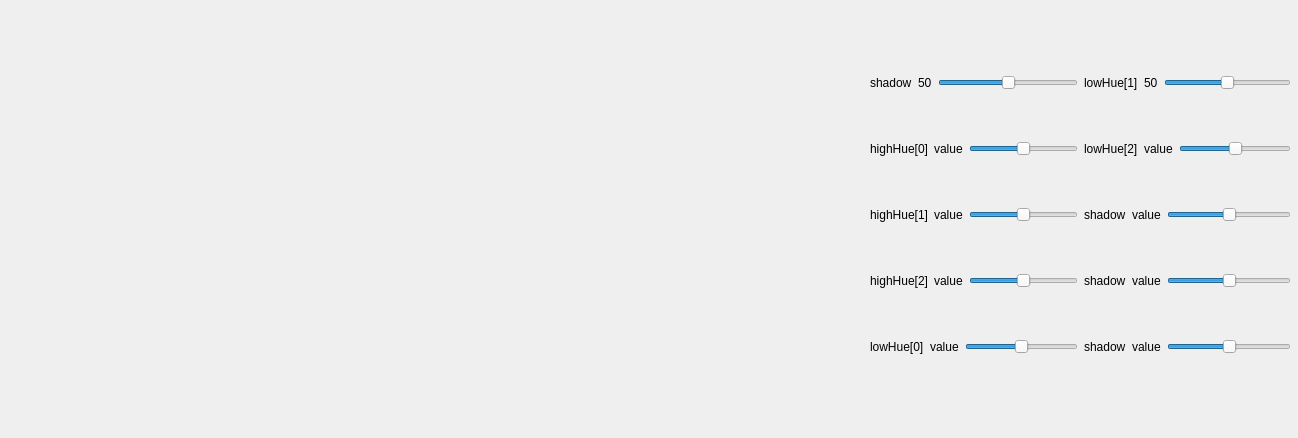
<?xml version="1.0" encoding="UTF-8"?>
<ui version="4.0">
 <class>secondWindow</class>
 <widget class="QWidget" name="secondWindow">
  <property name="geometry">
   <rect>
    <x>0</x>
    <y>0</y>
    <width>1298</width>
    <height>438</height>
   </rect>
  </property>
  <property name="windowTitle">
   <string>Form</string>
  </property>
  <widget class="QLabel" name="label">
   <property name="geometry">
    <rect>
     <x>100</x>
     <y>460</y>
     <width>521</width>
     <height>111</height>
    </rect>
   </property>
   <property name="text">
    <string>Janela auxiliar para vizualização de processos intermediários</string>
   </property>
  </widget>
  <widget class="QWidget" name="layoutWidget">
   <property name="geometry">
    <rect>
     <x>52</x>
     <y>12</y>
     <width>811</width>
     <height>331</height>
    </rect>
   </property>
   <layout class="QGridLayout" name="gridLayout">
    <item row="0" column="0">
     <widget class="QLabel" name="window1">
      <property name="autoFillBackground">
       <bool>true</bool>
      </property>
      <property name="text">
       <string/>
      </property>
     </widget>
    </item>
    <item row="0" column="1">
     <widget class="QLabel" name="window2">
      <property name="autoFillBackground">
       <bool>true</bool>
      </property>
      <property name="text">
       <string/>
      </property>
     </widget>
    </item>
    <item row="0" column="2">
     <widget class="QLabel" name="window3">
      <property name="autoFillBackground">
       <bool>true</bool>
      </property>
      <property name="text">
       <string/>
      </property>
     </widget>
    </item>
    <item row="0" column="3">
     <widget class="QLabel" name="window4">
      <property name="autoFillBackground">
       <bool>true</bool>
      </property>
      <property name="text">
       <string/>
      </property>
     </widget>
    </item>
    <item row="1" column="0">
     <widget class="QLabel" name="window5">
      <property name="autoFillBackground">
       <bool>true</bool>
      </property>
      <property name="text">
       <string/>
      </property>
     </widget>
    </item>
    <item row="1" column="1">
     <widget class="QLabel" name="window6">
      <property name="autoFillBackground">
       <bool>true</bool>
      </property>
      <property name="text">
       <string/>
      </property>
     </widget>
    </item>
    <item row="1" column="2">
     <widget class="QLabel" name="window7">
      <property name="autoFillBackground">
       <bool>true</bool>
      </property>
      <property name="text">
       <string/>
      </property>
     </widget>
    </item>
    <item row="1" column="3">
     <widget class="QLabel" name="window8">
      <property name="autoFillBackground">
       <bool>true</bool>
      </property>
      <property name="text">
       <string/>
      </property>
     </widget>
    </item>
   </layout>
  </widget>
  <widget class="QWidget" name="">
   <property name="geometry">
    <rect>
     <x>870</x>
     <y>30</y>
     <width>421</width>
     <height>371</height>
    </rect>
   </property>
   <layout class="QHBoxLayout" name="horizontalLayout">
    <item>
     <layout class="QVBoxLayout" name="verticalLayout_2">
      <item>
       <layout class="QHBoxLayout" name="horizontalLayout_3">
        <item>
         <widget class="QLabel" name="label_2">
          <property name="text">
           <string>shadow</string>
          </property>
         </widget>
        </item>
        <item>
         <widget class="QLabel" name="shadowValue">
          <property name="text">
           <string>50</string>
          </property>
         </widget>
        </item>
        <item>
         <widget class="QSlider" name="shadowSlider">
          <property name="maximum">
           <number>100</number>
          </property>
          <property name="value">
           <number>50</number>
          </property>
          <property name="orientation">
           <enum>Qt::Horizontal</enum>
          </property>
         </widget>
        </item>
       </layout>
      </item>
      <item>
       <layout class="QHBoxLayout" name="horizontalLayout_4">
        <item>
         <widget class="QLabel" name="label_4">
          <property name="text">
           <string>highHue[0]</string>
          </property>
         </widget>
        </item>
        <item>
         <widget class="QLabel" name="label_5">
          <property name="text">
           <string>value</string>
          </property>
         </widget>
        </item>
        <item>
         <widget class="QSlider" name="horizontalSlider_2">
          <property name="maximum">
           <number>100</number>
          </property>
          <property name="value">
           <number>50</number>
          </property>
          <property name="orientation">
           <enum>Qt::Horizontal</enum>
          </property>
         </widget>
        </item>
       </layout>
      </item>
      <item>
       <layout class="QHBoxLayout" name="horizontalLayout_6">
        <item>
         <widget class="QLabel" name="label_8">
          <property name="text">
           <string>highHue[1]</string>
          </property>
         </widget>
        </item>
        <item>
         <widget class="QLabel" name="label_9">
          <property name="text">
           <string>value</string>
          </property>
         </widget>
        </item>
        <item>
         <widget class="QSlider" name="horizontalSlider_4">
          <property name="maximum">
           <number>100</number>
          </property>
          <property name="value">
           <number>50</number>
          </property>
          <property name="orientation">
           <enum>Qt::Horizontal</enum>
          </property>
         </widget>
        </item>
       </layout>
      </item>
      <item>
       <layout class="QHBoxLayout" name="horizontalLayout_5">
        <item>
         <widget class="QLabel" name="label_6">
          <property name="text">
           <string>highHue[2]</string>
          </property>
         </widget>
        </item>
        <item>
         <widget class="QLabel" name="label_7">
          <property name="text">
           <string>value</string>
          </property>
         </widget>
        </item>
        <item>
         <widget class="QSlider" name="horizontalSlider_3">
          <property name="maximum">
           <number>100</number>
          </property>
          <property name="value">
           <number>50</number>
          </property>
          <property name="orientation">
           <enum>Qt::Horizontal</enum>
          </property>
         </widget>
        </item>
       </layout>
      </item>
      <item>
       <layout class="QHBoxLayout" name="horizontalLayout_7">
        <item>
         <widget class="QLabel" name="label_10">
          <property name="text">
           <string>lowHue[0]</string>
          </property>
         </widget>
        </item>
        <item>
         <widget class="QLabel" name="label_11">
          <property name="text">
           <string>value</string>
          </property>
         </widget>
        </item>
        <item>
         <widget class="QSlider" name="horizontalSlider_5">
          <property name="maximum">
           <number>100</number>
          </property>
          <property name="value">
           <number>50</number>
          </property>
          <property name="orientation">
           <enum>Qt::Horizontal</enum>
          </property>
         </widget>
        </item>
       </layout>
      </item>
     </layout>
    </item>
    <item>
     <layout class="QVBoxLayout" name="verticalLayout_3">
      <item>
       <layout class="QHBoxLayout" name="horizontalLayout_8">
        <item>
         <widget class="QLabel" name="label_3">
          <property name="text">
           <string>lowHue[1]</string>
          </property>
         </widget>
        </item>
        <item>
         <widget class="QLabel" name="shadowValue_2">
          <property name="text">
           <string>50</string>
          </property>
         </widget>
        </item>
        <item>
         <widget class="QSlider" name="shadowSlider_2">
          <property name="maximum">
           <number>100</number>
          </property>
          <property name="value">
           <number>50</number>
          </property>
          <property name="orientation">
           <enum>Qt::Horizontal</enum>
          </property>
         </widget>
        </item>
       </layout>
      </item>
      <item>
       <layout class="QHBoxLayout" name="horizontalLayout_9">
        <item>
         <widget class="QLabel" name="label_12">
          <property name="text">
           <string>lowHue[2]</string>
          </property>
         </widget>
        </item>
        <item>
         <widget class="QLabel" name="label_13">
          <property name="text">
           <string>value</string>
          </property>
         </widget>
        </item>
        <item>
         <widget class="QSlider" name="horizontalSlider_6">
          <property name="maximum">
           <number>100</number>
          </property>
          <property name="value">
           <number>50</number>
          </property>
          <property name="orientation">
           <enum>Qt::Horizontal</enum>
          </property>
         </widget>
        </item>
       </layout>
      </item>
      <item>
       <layout class="QHBoxLayout" name="horizontalLayout_10">
        <item>
         <widget class="QLabel" name="label_14">
          <property name="text">
           <string>shadow</string>
          </property>
         </widget>
        </item>
        <item>
         <widget class="QLabel" name="label_15">
          <property name="text">
           <string>value</string>
          </property>
         </widget>
        </item>
        <item>
         <widget class="QSlider" name="horizontalSlider_7">
          <property name="maximum">
           <number>100</number>
          </property>
          <property name="value">
           <number>50</number>
          </property>
          <property name="orientation">
           <enum>Qt::Horizontal</enum>
          </property>
         </widget>
        </item>
       </layout>
      </item>
      <item>
       <layout class="QHBoxLayout" name="horizontalLayout_11">
        <item>
         <widget class="QLabel" name="label_16">
          <property name="text">
           <string>shadow</string>
          </property>
         </widget>
        </item>
        <item>
         <widget class="QLabel" name="label_17">
          <property name="text">
           <string>value</string>
          </property>
         </widget>
        </item>
        <item>
         <widget class="QSlider" name="horizontalSlider_8">
          <property name="maximum">
           <number>100</number>
          </property>
          <property name="value">
           <number>50</number>
          </property>
          <property name="orientation">
           <enum>Qt::Horizontal</enum>
          </property>
         </widget>
        </item>
       </layout>
      </item>
      <item>
       <layout class="QHBoxLayout" name="horizontalLayout_12">
        <item>
         <widget class="QLabel" name="label_18">
          <property name="text">
           <string>shadow</string>
          </property>
         </widget>
        </item>
        <item>
         <widget class="QLabel" name="label_19">
          <property name="text">
           <string>value</string>
          </property>
         </widget>
        </item>
        <item>
         <widget class="QSlider" name="horizontalSlider_9">
          <property name="maximum">
           <number>100</number>
          </property>
          <property name="value">
           <number>50</number>
          </property>
          <property name="orientation">
           <enum>Qt::Horizontal</enum>
          </property>
         </widget>
        </item>
       </layout>
      </item>
     </layout>
    </item>
   </layout>
  </widget>
 </widget>
 <resources/>
 <connections/>
</ui>
